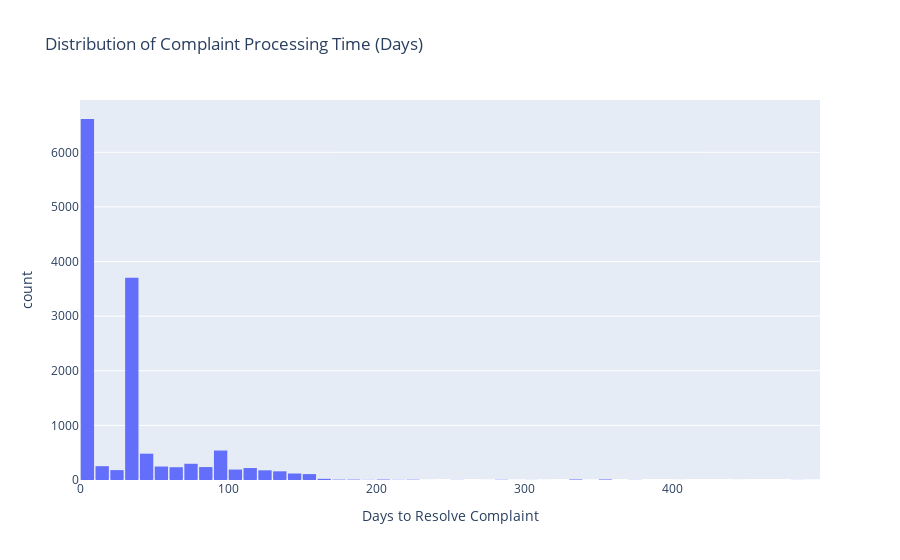

The cell this chart's notebook holds for it:
### Code cell
df = pd.read_csv('/Users/carinayan/Downloads/dcwp_complaints_project/data/cleaned_consumer_complaints.csv')

# Convert 'Intake Date' and 'Result Date' columns to datetime format
df['Intake Date'] = pd.to_datetime(df['Intake Date'], errors='coerce')
df['Result Date'] = pd.to_datetime(df['Result Date'], errors='coerce')

# Calculate the number of days taken to resolve each complaint
df['Processing Days'] = (df['Result Date'] - df['Intake Date']).dt.days

# Filter out rows with invalid or extreme values (negative or over 500 days)
df = df[(df['Processing Days'] >= 0) & (df['Processing Days'] <= 500)]

fig = px.histogram(
    df,
    x='Processing Days',
    nbins=50,  
    title='Distribution of Complaint Processing Time (Days)',
    labels={'Processing Days': 'Days to Resolve Complaint'}
)

fig.update_layout(bargap=0.1)

fig.show()

### Figure 1 — Plotly figure (JSON) as saved in the notebook; plotly's stock layout.template omitted (floating-point values rounded to 4 significant figures; data arrays with more than 128 entries replaced by an {"elided": "..."} marker saying what was removed)
{"data": [{"bingroup": "x", "hovertemplate": "Days to Resolve Complaint=%{x}<br>count=%{y}<extra></extra>", "legendgroup": "", "marker": {"color": "#636efa", "pattern": {"shape": ""}}, "name": "", "nbinsx": 50, "orientation": "v", "showlegend": false, "type": "histogram", "x": {"elided": "13859 int values"}, "xaxis": "x", "yaxis": "y"}], "layout": {"bargap": 0.1, "barmode": "relative", "legend": {"tracegroupgap": 0}, "title": {"text": "Distribution of Complaint Processing Time (Days)"}, "xaxis": {"anchor": "y", "domain": [0, 1], "title": {"text": "Days to Resolve Complaint"}}, "yaxis": {"anchor": "x", "domain": [0, 1], "title": {"text": "count"}}}}
